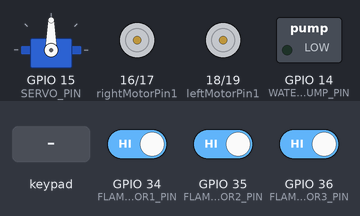
Simulated run of this sketch. Board: ESP32. Shown: servo, motor-driver pin pairs drawn as motors (green arrow = first pin HIGH = forward, orange = second pin HIGH = backward, longer = more drive, scaled by the enable pin), switched loads named in the sketch (green lamp = pin HIGH). The inputs (shaded band) are chosen by the test bench; at power-on: GPIO 34 (FLAME_SENSOR1_PIN) HIGH, GPIO 35 (FLAME_SENSOR2_PIN) HIGH, GPIO 36 (FLAME_SENSOR3_PIN) HIGH. What the sketch prints to the serial monitor is not drawn.

Above: at 1.2 s.
1.3 s: GPIO 34 (FLAME_SENSOR1_PIN) driven LOW
At 2.2 s:
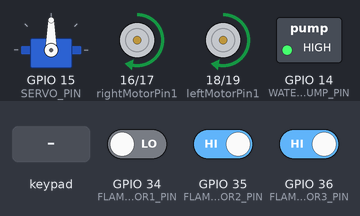
2.8 s: key 'D' pressed
At 3.0 s:
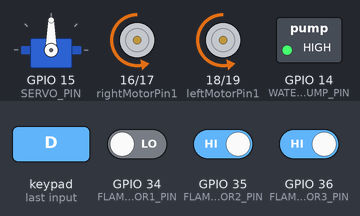
4.7 s: key 'L' pressed
At 4.9 s:
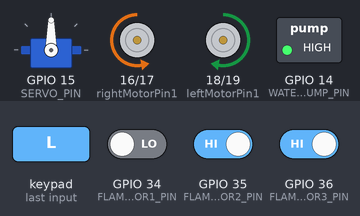
6.6 s: key 'R' pressed
At 6.8 s:
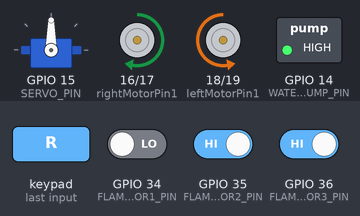
8.5 s: GPIO 34 (FLAME_SENSOR1_PIN) driven HIGH and GPIO 35 (FLAME_SENSOR2_PIN) driven LOW
At 8.9 s:
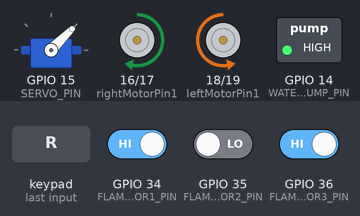
10.0 s: GPIO 35 (FLAME_SENSOR2_PIN) driven HIGH
At 11.3 s:
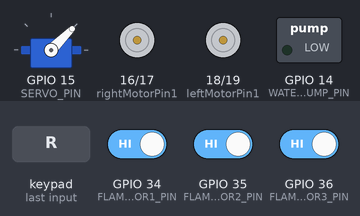
Timing chart, 0 to 12.5 s (numbered marks = the images above; inputs shaded):
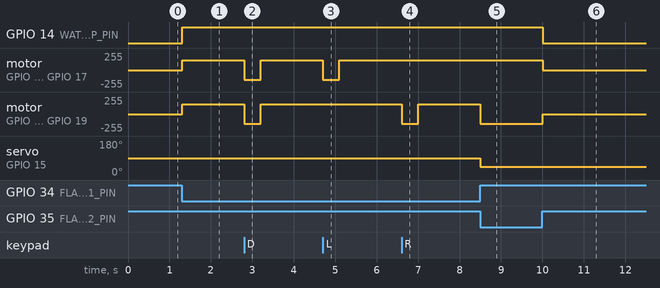

Measured:
- after the input at 1.3 s, GPIO 14 (WATER_PUMP_PIN): LOW → HIGH at once; motor on GPIO 16 (rightMotorPin1) / GPIO 17 (rightMotorPin2), motor on GPIO 18 (leftMotorPin1) / GPIO 19 (leftMotorPin2): stopped → forward 149/255 at once
- after the input at 2.8 s, motor on GPIO 16 (rightMotorPin1) / GPIO 17 (rightMotorPin2), motor on GPIO 18 (leftMotorPin1) / GPIO 19 (leftMotorPin2): forward 149/255 → backward 149/255 at once, → forward 149/255 0.40 s later
- after the input at 4.7 s, motor on GPIO 16 (rightMotorPin1) / GPIO 17 (rightMotorPin2): forward 149/255 → backward 149/255 at once, → forward 149/255 0.40 s later
- after the input at 6.6 s, motor on GPIO 18 (leftMotorPin1) / GPIO 19 (leftMotorPin2): forward 149/255 → backward 149/255 at once, → forward 149/255 0.40 s later
- after the input at 8.5 s, motor on GPIO 18 (leftMotorPin1) / GPIO 19 (leftMotorPin2): forward 149/255 → backward 149/255 at once; servo on GPIO 15 (SERVO_PIN): 90° → 45° at once
- after the input at 10.0 s, GPIO 14 (WATER_PUMP_PIN): HIGH → LOW at once; motor on GPIO 16 (rightMotorPin1) / GPIO 17 (rightMotorPin2): forward 149/255 → stopped at once; motor on GPIO 18 (leftMotorPin1) / GPIO 19 (leftMotorPin2): backward 149/255 → stopped at once

The sketch:

FireFighterRobot.ino
```cpp
#include <DabbleESP32.h>
#include <ESP32Servo.h>

// Motor pins
const int enableRightMotor = 22;
const int rightMotorPin1 = 16;
const int rightMotorPin2 = 17;

const int enableLeftMotor = 23;
const int leftMotorPin1 = 18;
const int leftMotorPin2 = 19;

// Motor speed constants
#define MAX_MOTOR_SPEED 150
const int PWMFreq = 1000; // 1 KHz
const int PWMResolution = 8;
const int rightMotorPWMSpeedChannel = 4;
const int leftMotorPWMSpeedChannel = 4;

// Flame sensor pins
#define FLAME_SENSOR1_PIN 34
#define FLAME_SENSOR2_PIN 35
#define FLAME_SENSOR3_PIN 36

// Water pump and servo motor
#define WATER_PUMP_PIN 14
#define SERVO_PIN 15
Servo waterServo;

// Flame sensor readings
int flame1, flame2, flame3;

// Servo position
int servoAngle = 90; // Default center position
#define SERVO_MIN_ANGLE 0
#define SERVO_MAX_ANGLE 180

// Initialize pins and motor settings
void initializePins() {
  // Motor pins
  pinMode(enableRightMotor, OUTPUT);
  pinMode(rightMotorPin1, OUTPUT);
  pinMode(rightMotorPin2, OUTPUT);

  pinMode(enableLeftMotor, OUTPUT);
  pinMode(leftMotorPin1, OUTPUT);
  pinMode(leftMotorPin2, OUTPUT);

  // Flame sensor pins
  pinMode(FLAME_SENSOR1_PIN, INPUT);
  pinMode(FLAME_SENSOR2_PIN, INPUT);
  pinMode(FLAME_SENSOR3_PIN, INPUT);

  // Water pump
  pinMode(WATER_PUMP_PIN, OUTPUT);
  digitalWrite(WATER_PUMP_PIN, LOW); // Ensure pump is off initially

  // PWM setup
  ledcSetup(rightMotorPWMSpeedChannel, PWMFreq, PWMResolution);
  ledcSetup(leftMotorPWMSpeedChannel, PWMFreq, PWMResolution);
  ledcAttachPin(enableRightMotor, rightMotorPWMSpeedChannel);
  ledcAttachPin(enableLeftMotor, leftMotorPWMSpeedChannel);

  // Servo setup
  waterServo.attach(SERVO_PIN);
  waterServo.write(servoAngle); // Start at default position
}

// Motor control function
void controlMotors(int rightMotorSpeed, int leftMotorSpeed) {
  // Right motor direction
  if (rightMotorSpeed > 0) {
    digitalWrite(rightMotorPin1, HIGH);
    digitalWrite(rightMotorPin2, LOW);
  } else if (rightMotorSpeed < 0) {
    digitalWrite(rightMotorPin1, LOW);
    digitalWrite(rightMotorPin2, HIGH);
  } else {
    digitalWrite(rightMotorPin1, LOW);
    digitalWrite(rightMotorPin2, LOW);
  }

  // Left motor direction
  if (leftMotorSpeed > 0) {
    digitalWrite(leftMotorPin1, HIGH);
    digitalWrite(leftMotorPin2, LOW);
  } else if (leftMotorSpeed < 0) {
    digitalWrite(leftMotorPin1, LOW);
    digitalWrite(leftMotorPin2, HIGH);
  } else {
    digitalWrite(leftMotorPin1, LOW);
    digitalWrite(leftMotorPin2, LOW);
  }

  // Set motor speeds
  ledcWrite(rightMotorPWMSpeedChannel, abs(rightMotorSpeed));
  ledcWrite(leftMotorPWMSpeedChannel, abs(leftMotorSpeed));
}

// Move towards fire based on flame sensor input
void moveTowardFire() {
  if (flame1 == LOW) {
    controlMotors(MAX_MOTOR_SPEED, MAX_MOTOR_SPEED); // Move forward
  } else if (flame2 == LOW) {
    controlMotors(MAX_MOTOR_SPEED, -MAX_MOTOR_SPEED); // Turn left
  } else if (flame3 == LOW) {
    controlMotors(-MAX_MOTOR_SPEED, MAX_MOTOR_SPEED); // Turn right
  } else {
    controlMotors(0, 0); // Stop
  }
}

// Activate water pump and control servo direction
void activateWaterPump() {
  digitalWrite(WATER_PUMP_PIN, HIGH);

  // Automatic servo control based on flame sensors
  if (flame1 == LOW) {
    servoAngle = 90; // Center (front-facing) direction
    Serial.println("Spraying forward");
  } else if (flame2 == LOW) {
    servoAngle = 45; // Turn left
    Serial.println("Spraying left");
  } else if (flame3 == LOW) {
    servoAngle = 135; // Turn right
    Serial.println("Spraying right");
  }
  waterServo.write(servoAngle);
}

// Stop water pump
void stopWaterPump() {
  digitalWrite(WATER_PUMP_PIN, LOW);
}

// Main setup function
void setup() {
  Serial.begin(115200);
  initializePins();
  controlMotors(0, 0); // Ensure motors are stopped
  Dabble.begin("FireFighterRobot");
}

// Main loop function
void loop() {
  // Read flame sensor values
  flame1 = digitalRead(FLAME_SENSOR1_PIN);
  flame2 = digitalRead(FLAME_SENSOR2_PIN);
  flame3 = digitalRead(FLAME_SENSOR3_PIN);

  // Debug flame sensor readings
  Serial.print("Flame1: "); Serial.print(flame1);
  Serial.print(", Flame2: "); Serial.print(flame2);
  Serial.print(", Flame3: "); Serial.println(flame3);

  // Manual control via Dabble
  int rightMotorSpeed = 0, leftMotorSpeed = 0;
  Dabble.processInput();

  // Manual motor control
  if (GamePad.isUpPressed()) {
    rightMotorSpeed = MAX_MOTOR_SPEED;
    leftMotorSpeed = MAX_MOTOR_SPEED;
  } else if (GamePad.isDownPressed()) {
    rightMotorSpeed = -MAX_MOTOR_SPEED;
    leftMotorSpeed = -MAX_MOTOR_SPEED;
  } else if (GamePad.isLeftPressed()) {
    rightMotorSpeed = -MAX_MOTOR_SPEED;
    leftMotorSpeed = MAX_MOTOR_SPEED;
  } else if (GamePad.isRightPressed()) {
    rightMotorSpeed = MAX_MOTOR_SPEED;
    leftMotorSpeed = -MAX_MOTOR_SPEED;
  }

  // Manual servo control
  if (GamePad.isCirclePressed()) {
    servoAngle += 5; // Move servo right
    if (servoAngle > SERVO_MAX_ANGLE) servoAngle = SERVO_MAX_ANGLE;
    waterServo.write(servoAngle);
    Serial.print("Manual Servo Angle: "); Serial.println(servoAngle);
  } else if (GamePad.isSquarePressed()) {
    servoAngle -= 5; // Move servo left
    if (servoAngle < SERVO_MIN_ANGLE) servoAngle = SERVO_MIN_ANGLE;
    waterServo.write(servoAngle);
    Serial.print("Manual Servo Angle: "); Serial.println(servoAngle);
  }

  // Automatic control if no manual input
  if (rightMotorSpeed == 0 && leftMotorSpeed == 0) {
    if (flame1 == LOW || flame2 == LOW || flame3 == LOW) {
      moveTowardFire();
      activateWaterPump();
    } else {
      stopWaterPump();
      controlMotors(0, 0); // Stop motors
    }
  } else {
    controlMotors(rightMotorSpeed, leftMotorSpeed); // Manual control
  }
}
```
